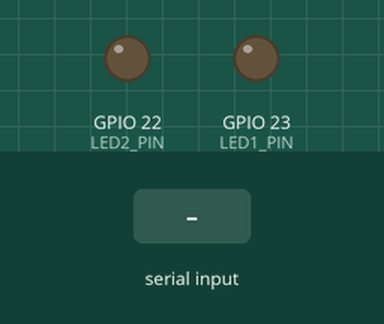
The program below on a simulated ESP32. Shown: output pins drawn as LEDs (lit = HIGH). The test bench sets the inputs (shaded band). What the program prints to the serial monitor is not drawn.

Above: at 1.2 s.
1.3 s: "1\n" received over Serial
At 1.7 s:
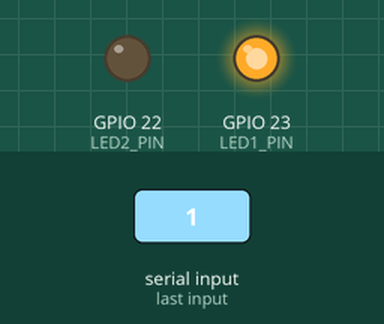
2.8 s: "2\n" received over Serial
At 4.0 s:
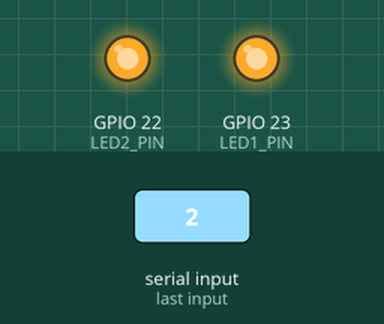
4.3 s: "1\n" received over Serial
At 5.2 s:
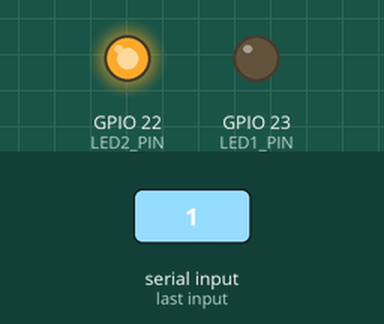
Timing chart, 0 to 7.3 s (numbered marks = the images above; inputs shaded):
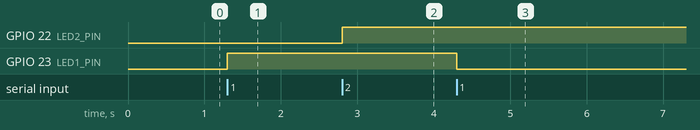

The program:

main.cpp
```cpp
#include <Arduino.h>

// put function declarations here:
// 定义LED引脚
#define LED1_PIN 23
#define LED2_PIN 22

// 提前声明函数原型
void toggleLED(int pin, const char* ledName);

void setup() {
  Serial.begin(115200);
  pinMode(LED1_PIN, OUTPUT);
  pinMode(LED2_PIN, OUTPUT);
  digitalWrite(LED1_PIN, LOW);
  digitalWrite(LED2_PIN, LOW);
}

void loop() {
  if (Serial.available() > 0) {
    String command = Serial.readStringUntil('\n');
    command.trim();

    if (command == "1") {
      toggleLED(LED1_PIN, "LED1");
    } else if (command == "2") {
      toggleLED(LED2_PIN, "LED2");
    } else {
      Serial.println("无效指令");
    }
  }
}

// 函数定义
void toggleLED(int pin, const char* ledName) {
  int state = digitalRead(pin);
  digitalWrite(pin, !state);
  Serial.print(ledName);
  Serial.println(state ? " 灭" : " 亮");
}
```

Measured:
- after the input at 1.3 s, GPIO 23 (LED1_PIN): LOW → HIGH at once
- after the input at 2.8 s, GPIO 22 (LED2_PIN): LOW → HIGH at once
- after the input at 4.3 s, GPIO 23 (LED1_PIN): HIGH → LOW at once
